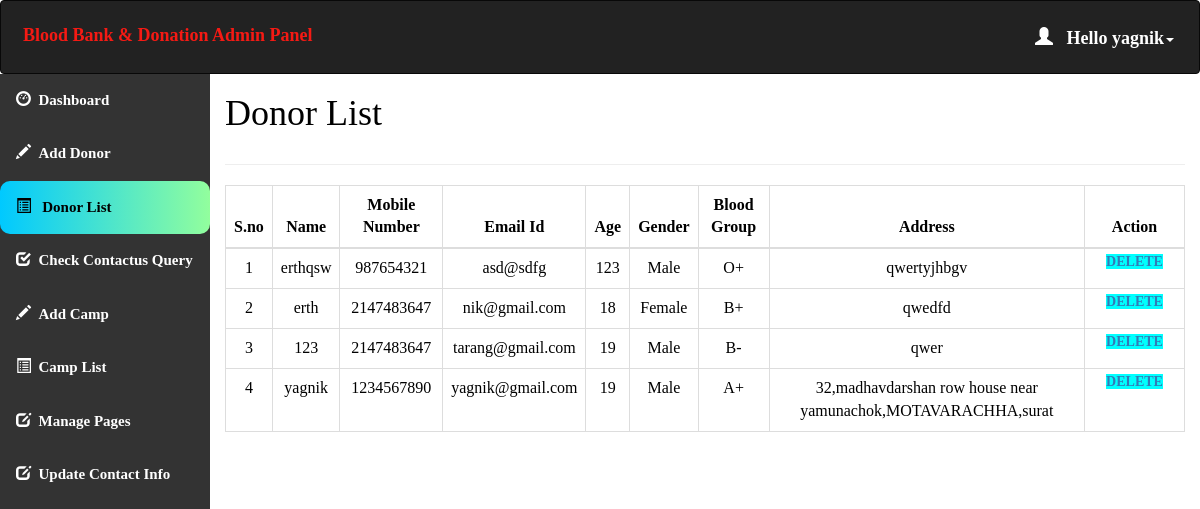
The page /admin/donor_list.php (signed in) on the database its author committed.
### tables this page shows
CREATE TABLE `donor_details` (
  `donor_id` int(11) NOT NULL,
  `donor_name` varchar(50) NOT NULL,
  `donor_number` int(10) NOT NULL,
  `donor_mail` varchar(50) DEFAULT NULL,
  `donor_age` int(3) NOT NULL,
  `donor_gender` varchar(10) NOT NULL,
  `donor_blood` varchar(10) NOT NULL,
  `donor_address` varchar(100) NOT NULL
);

CREATE TABLE `blood` (
  `blood_id` int(11) NOT NULL,
  `blood_group` varchar(10) NOT NULL
);

### admin/donor_list.php (the view, shortened to what this page needs)
<html>
<head>
  <link rel="stylesheet" href="https://maxcdn.bootstrapcdn.com/bootstrap/3.4.1/css/bootstrap.min.css">
</head>
<?php
include 'conn.php';
  if (isset($_SESSION['loggedin']) && $_SESSION['loggedin'] == true) {
  ?>
<body style="color:black">
<div id="header">
<?php include 'header.php';
?>
</div>
<div id="sidebar">
<?php $active="list"; include 'sidebar.php'; ?>
</div>
<div id="content" >
  <div class="content-wrapper">
    <div class="container-fluid">
      <div class="row">
        <div class="col-md-12 lg-12 sm-12">
          <h1 class="page-title">Donor List</h1>
        </div>
      </div>
      <hr>
      <?php
        include 'conn.php';
        $count=1;
        $sql= "select * from donor_details join blood where donor_details.donor_blood=blood.blood_id";
        $result=mysqli_query($conn,$sql);
        if(mysqli_num_rows($result)>0)   {
       ?>
       <div class="table-responsive">
      <table class="table table-bordered" style="text-align:center">
          <thead style="text-align:center">
          <th style="text-align:center">S.no</th>
          <th style="text-align:center">Name</th>
          <th style="text-align:center">Mobile Number</th>
          <th style="text-align:center">Email Id</th>
          <th style="text-align:center">Age</th>
          <th style="text-align:center">Gender</th>
          <th style="text-align:center">Blood Group</th>
          <th style="text-align:center">Address</th>
          <th style="text-align:center">Action</th>
          </thead>
          <tbody>
            <?php
            while($row = mysqli_fetch_assoc($result)) { ?>
          <tr>
                  <td><?php echo $count++; ?></td>
                  <td><?php echo $row['donor_name']; ?></td>
                  <td><?php echo $row['donor_number']; ?></td>
                  <td><?php echo $row['donor_mail']; ?></td>
                  <td><?php echo $row['donor_age']; ?></td>
                  <td><?php echo $row['donor_gender']; ?></td>
                    <td><?php echo $row['blood_group']; ?></td>
                    <td><?php echo $row['donor_address']; ?></td>
                    <td id="he" style="width:100px">
                    <a style="background-color:aqua" href='delete.php?id=<?php echo $row['donor_id']; ?>'> Delete </a>
                </td>
              </tr>
            <?php } ?>
          </tbody>
      </table>
    </div>
    <?php }} ?>
</body>
</html>

### admin/header.php (shortened to what this page needs)
<!DOCTYPE html>
<html>
<head>
  <link rel="stylesheet" href="https://maxcdn.bootstrapcdn.com/bootstrap/3.4.1/css/bootstrap.min.css">
</head>
<body>
<nav class="navbar navbar-inverse">
  <div class="container-fluid">
    <div class="navbar-header">
      <a class="navbar-brand" id="qq" href="dashboard.php" style="color:#F51A14;">Blood Bank & Donation Admin Panel</a>
    </div>
    <ul class="nav navbar-nav navbar-right">
      <li class="dropdown"><a class="dropdown-toggle" id="qw" data-toggle="dropdown" href="#" style="font-weight:bold;color:white "> <span class="glyphicon glyphicon-user"></span>&nbsp&nbsp
        <?php
        include 'conn.php';
        $username=$_SESSION['username'];
        $sql="select * from admin_info where admin_username='$username'";
        $result=mysqli_query($conn,$sql) or die("query failed.");
        $row=mysqli_fetch_assoc($result);
        echo "Hello ".$row['admin_name'];
       ?><span class="caret"></span></a>
    </li>
    </ul>
  </div>
</nav>
</body></html>

### admin/donor_list.php (style rules this page uses)
#sidebar { position:relative;margin-top:-20px }
#content { position:relative;margin-left:210px }
#he { font-size: 14px; font-weight: 600; text-transform: uppercase; padding: 3px 7px; color: #fff; text-decoration: none; border-radius: 3px; align:center }

### admin/header.php (style rules this page uses)
.navbar { background-color: #333333 ; padding: 10px 10px; color:#FF0404 ; position: fixed; }
.navbar a { float: left; color: white; text-align: center; padding: 12px; text-decoration: none; font-size: 18px; line-height: 25px; }
.navbar-brand { font-size: 25px; font-weight: bold; }
.navbar a { float: none; display: block; text-align: left; }
.navbar-right { float: none; }

### admin/sidebar.php (style rules this page uses)
body { margin: 0; font-family: 'Averia Gruesa Libre';font-size: 15px; color:#F8F9F9; }

### rows shown on the page
donor_details: donor_name "erthqsw", donor_number "987654321", donor_mail "asd@sdfg", donor_age "123", donor_gender "Male", blood.blood_group "O+", donor_address "qwertyjhbgv"
donor_details: donor_name "erth", donor_number "2147483647", donor_mail "nik@gmail.com", donor_age "18", donor_gender "Female", blood.blood_group "B+", donor_address "qwedfd"
donor_details: donor_name "123", donor_number "2147483647", donor_mail "tarang@gmail.com", donor_age "19", donor_gender "Male", blood.blood_group "B-", donor_address "qwer"
donor_details: donor_name "yagnik", donor_number "1234567890", donor_mail "yagnik@gmail.com", donor_age "19", donor_gender "Male", blood.blood_group "A+", donor_address "32,madhavdarshan row house near yamunachok,MOTAVARACHHA,surat"

### other values the page prints
$row['admin_name'] "yagnik"
